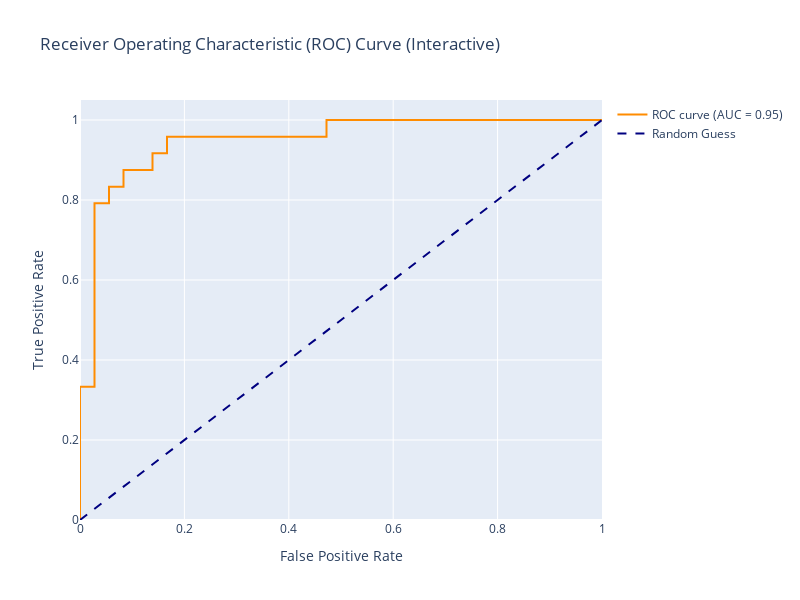

The cell this chart's notebook holds for it:
### Markdown cell above
### Plot ROC curve

### Code cell
import plotly.graph_objects as go
from sklearn.metrics import roc_curve, auc

# Compute ROC
fpr, tpr, _ = roc_curve(y_test, y_pred)
roc_auc = auc(fpr, tpr)

# Create interactive plot
fig = go.Figure()

# ROC curve
fig.add_trace(go.Scatter(
    x=fpr, y=tpr,
    mode='lines',
    name=f"ROC curve (AUC = {roc_auc:.2f})",
    line=dict(color="darkorange", width=2)
))

# Diagonal line (random guess)
fig.add_trace(go.Scatter(
    x=[0, 1], y=[0, 1],
    mode='lines',
    name="Random Guess",
    line=dict(color="navy", width=2, dash="dash")
))

# Layout
fig.update_layout(
    title="Receiver Operating Characteristic (ROC) Curve (Interactive)",
    xaxis_title="False Positive Rate",
    yaxis_title="True Positive Rate",
    xaxis=dict(range=[0, 1]),
    yaxis=dict(range=[0, 1.05]),
    width=800, height=600
)

fig.show()

### Figure 1 — Plotly figure (JSON) as saved in the notebook; plotly's stock layout.template omitted (floating-point values rounded to 4 significant figures)
{"data": [{"line": {"color": "darkorange", "width": 2}, "mode": "lines", "name": "ROC curve (AUC = 0.95)", "type": "scatter", "x": [0.0, 0.0, 0.0, 0.02778, 0.02778, 0.05556, 0.05556, 0.08333, 0.08333, 0.1389, 0.1389, 0.1667, 0.1667, 0.4722, 0.4722, 1.0], "y": [0.0, 0.04167, 0.3333, 0.3333, 0.7917, 0.7917, 0.8333, 0.8333, 0.875, 0.875, 0.9167, 0.9167, 0.9583, 0.9583, 1.0, 1.0]}, {"line": {"color": "navy", "dash": "dash", "width": 2}, "mode": "lines", "name": "Random Guess", "type": "scatter", "x": [0, 1], "y": [0, 1]}], "layout": {"height": 600, "title": {"text": "Receiver Operating Characteristic (ROC) Curve (Interactive)"}, "width": 800, "xaxis": {"range": [0, 1], "title": {"text": "False Positive Rate"}}, "yaxis": {"range": [0, 1.05], "title": {"text": "True Positive Rate"}}}}
